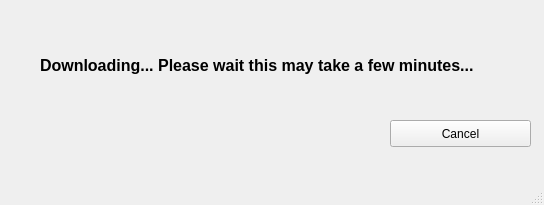
<?xml version="1.0" encoding="UTF-8"?>
<ui version="4.0">
 <class>MainWindow</class>
 <widget class="QMainWindow" name="MainWindow">
  <property name="geometry">
   <rect>
    <x>0</x>
    <y>0</y>
    <width>544</width>
    <height>205</height>
   </rect>
  </property>
  <property name="font">
   <font>
    <weight>50</weight>
    <bold>false</bold>
   </font>
  </property>
  <property name="windowTitle">
   <string>MainWindow</string>
  </property>
  <widget class="QWidget" name="centralwidget">
   <widget class="QLabel" name="label">
    <property name="geometry">
     <rect>
      <x>40</x>
      <y>40</y>
      <width>441</width>
      <height>51</height>
     </rect>
    </property>
    <property name="font">
     <font>
      <pointsize>12</pointsize>
      <weight>75</weight>
      <bold>true</bold>
     </font>
    </property>
    <property name="text">
     <string>Downloading... Please wait this may take a few minutes...</string>
    </property>
   </widget>
   <widget class="QPushButton" name="Cancel_btn">
    <property name="geometry">
     <rect>
      <x>390</x>
      <y>120</y>
      <width>141</width>
      <height>27</height>
     </rect>
    </property>
    <property name="text">
     <string>Cancel</string>
    </property>
   </widget>
  </widget>
  <widget class="QMenuBar" name="menubar">
   <property name="geometry">
    <rect>
     <x>0</x>
     <y>0</y>
     <width>544</width>
     <height>25</height>
    </rect>
   </property>
  </widget>
  <widget class="QStatusBar" name="statusbar"/>
 </widget>
 <resources/>
 <connections/>
</ui>
